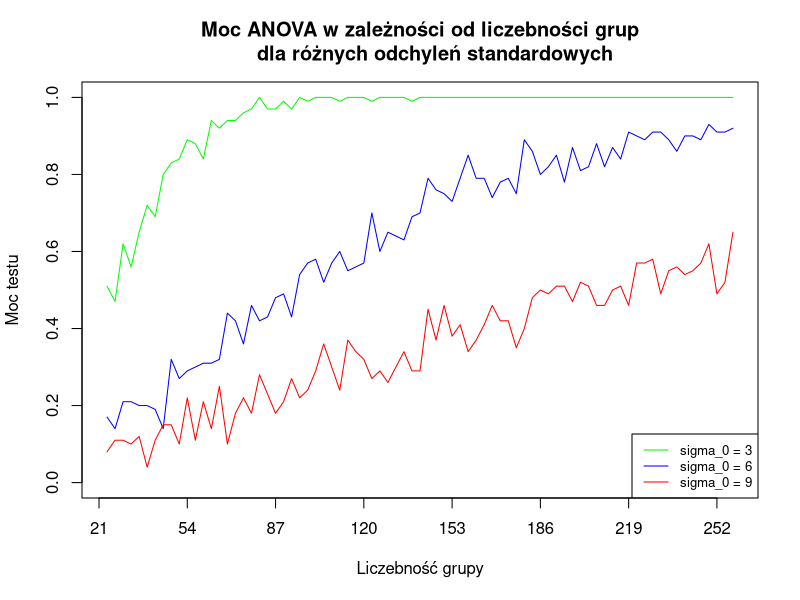
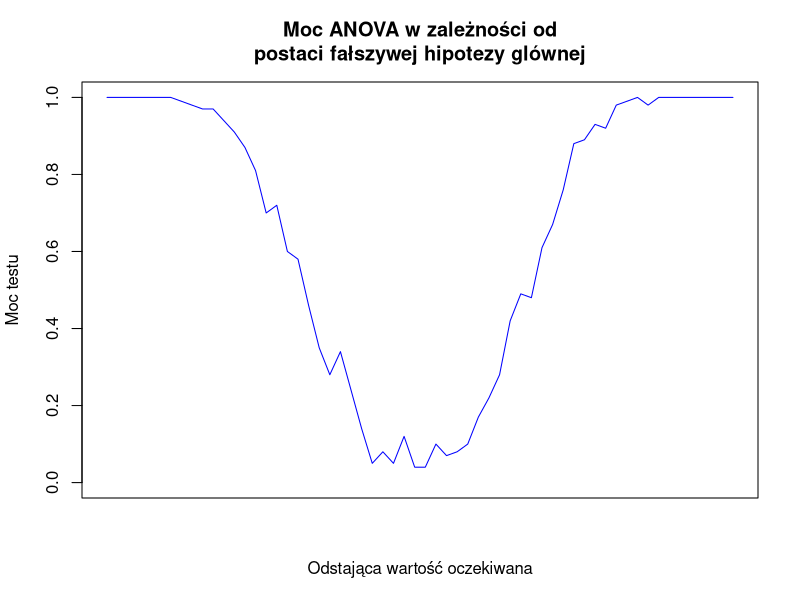

The R source for these figures, in order: (Note: a time limit stopped this script after it produced the figures.)
#1.Moc ANOVA w zależnosci od liczebnosci grup dla różnych odchylen standardowych
# (liczebnosc zmienia sie we wszystkich probkach jednoczesnie):

# Odchylenie standardowe = 6
liczba_danych<-seq(21,255,3)
wektor=NULL
odsetek1=NULL
for(j in 1:79){
  for(i in 1:100){
    test1<-data.frame(
      wartosci1<-rnorm(liczba_danych[j],1,6),
      grupy1<-c("A")
    )
    test2<-data.frame(
      wartosci2<-rnorm(liczba_danych[j],2,6),
      grupy2<-c("B")
    )
    test3<-data.frame(
      wartosci3<-rnorm(liczba_danych[j],3,6),
      grupy3<-c("C")
    )
    
    colnames(test1)<-c("wartosci","grupy")
    colnames(test2)<-c("wartosci","grupy")
    colnames(test3)<-c("wartosci","grupy")
    
    test<-rbind(test1,test2,test3)
    
    anova_results<-aov(wartosci ~ grupy, data = test)
    wynik<-summary(anova_results)
    wektor[i]<-wynik[[1]]$`Pr(>F)`[1]
  }
  odsetek1[j] <- mean(wektor<0.05)
}
plot(odsetek1, type = "l", col="blue", xlab = "Liczebność grupy", ylab = "Moc testu",
     main = "Moc ANOVA w zależności od liczebności grup
     dla różnych odchyleń standardowych",xaxt = "n", ylim=c(0,1))

# Odchylenie standardowe = 3
wektor=NULL
odsetek2=NULL
for(j in 1:79){
  for(i in 1:100){
    test1<-data.frame(
      wartosci1<-rnorm(liczba_danych[j],1,3),
      grupy1<-c("A")
    )
    test2<-data.frame(
      wartosci2<-rnorm(liczba_danych[j],2,3),
      grupy2<-c("B")
    )
    test3<-data.frame(
      wartosci3<-rnorm(liczba_danych[j],3,3),
      grupy3<-c("C")
    )
    
    colnames(test1)<-c("wartosci","grupy")
    colnames(test2)<-c("wartosci","grupy")
    colnames(test3)<-c("wartosci","grupy")
    
    
    test<-rbind(test1,test2,test3)
    
    anova_results<-aov(wartosci ~ grupy, data = test)
    wynik<-summary(anova_results)
    wektor[i]<-wynik[[1]]$`Pr(>F)`[1]
  }
  odsetek2[j] <- mean(wektor<0.05)
}
lines(odsetek2, col = "green")

# Odchylenie standardowe = 9
wektor=NULL
odsetek3=NULL
for(j in 1:79){
  for(i in 1:100){
    test1<-data.frame(
      wartosci1<-rnorm(liczba_danych[j],1,9),
      grupy1<-c("A")
    )
    test2<-data.frame(
      wartosci2<-rnorm(liczba_danych[j],2,9),
      grupy2<-c("B")
    )
    test3<-data.frame(
      wartosci3<-rnorm(liczba_danych[j],3,9),
      grupy3<-c("C")
    )
    
    colnames(test1)<-c("wartosci","grupy")
    colnames(test2)<-c("wartosci","grupy")
    colnames(test3)<-c("wartosci","grupy")
    
    test<-rbind(test1,test2,test3)
    
    anova_results<-aov(wartosci ~ grupy, data = test)
    wynik<-summary(anova_results)
    wektor[i]<-wynik[[1]]$`Pr(>F)`[1]
  }
  odsetek3[j] <- mean(wektor<0.05)
}
lines(odsetek3, col = "red")
legend("bottomright",legend=c("sigma_0 = 3", "sigma_0 = 6","sigma_0 = 9"),
       col=c("green","blue","red"), lty=1, cex=0.8)
axis(1,at = seq(0,79,11),labels = c(21,liczba_danych[12],liczba_danych[23],liczba_danych[34],liczba_danych[45],liczba_danych[56],liczba_danych[67],liczba_danych[78]))



#2.Moc ANOVA w zależnosci od postaci falszywej hipotezy glownej 
#(wartosci oczekiwane zmieniaja sie w jednej grupie):

# Odchylenie standardowe = 6
srednie <- c(seq(0.1,6.1,0.1))
wektor=NULL
odsetek4=NULL
for(j in 1:60){
  for(i in 1:100){
    test1<-data.frame(
      wartosci1<-rnorm(255,3,6),
      grupy1<-c("A")
    )
    test2<-data.frame(
      wartosci2<-rnorm(255,3,6),
      grupy2<-c("B")
    )
    test3<-data.frame(
      wartosci3<-rnorm(255,srednie[j],6),
      grupy3<-c("C")
    )
    
    colnames(test1)<-c("wartosci","grupy")
    colnames(test2)<-c("wartosci","grupy")
    colnames(test3)<-c("wartosci","grupy")
    
    
    test<-rbind(test1,test2,test3)
    
    anova_results<-aov(wartosci ~ grupy, data = test)
    wynik<-summary(anova_results)
    wektor[i]<-wynik[[1]]$`Pr(>F)`[1]
  }
  odsetek4[j] <- mean(wektor<0.05)
}
plot(odsetek4, type = "l", col="blue", xlab = "Odstająca wartość oczekiwana", ylab = "Moc testu",
     main = "Moc ANOVA w zależności od\npostaci fałszywej hipotezy glównej",xaxt = "n", ylim=c(0,1))

# Odchylenie standardowe = 9
wektor=NULL
odsetek5=NULL
for(j in 1:60){
  for(i in 1:100){
    test1<-data.frame(
      wartosci1<-rnorm(255,3,9),
      grupy1<-c("A")
    )
    test2<-data.frame(
      wartosci2<-rnorm(255,3,9),
      grupy2<-c("B")
    )
    test3<-data.frame(
      wartosci3<-rnorm(255,srednie[j],9),
      grupy3<-c("C")
    )
    
    colnames(test1)<-c("wartosci","grupy")
    colnames(test2)<-c("wartosci","grupy")
    colnames(test3)<-c("wartosci","grupy")
    
    test<-rbind(test1,test2,test3)
    
    anova_results<-aov(wartosci ~ grupy, data = test)
    wynik<-summary(anova_results)
    wektor[i]<-wynik[[1]]$`Pr(>F)`[1]
  }
  odsetek5[j] <- mean(wektor<0.05)
}

lines(odsetek5, col = "red")

# Odchylenie standardowe = 3
wektor=NULL
odsetek6=NULL
for(j in 1:60){
  for(i in 1:100){
    test1<-data.frame(
      wartosci1<-rnorm(255,3,3),
      grupy1<-c("A")
    )
    test2<-data.frame(
      wartosci2<-rnorm(255,3,3),
      grupy2<-c("B")
    )
    test3<-data.frame(
      wartosci3<-rnorm(255,srednie[j],3),
      grupy3<-c("C")
    )
    
    colnames(test1)<-c("wartosci","grupy")
    colnames(test2)<-c("wartosci","grupy")
    colnames(test3)<-c("wartosci","grupy")
    
    test<-rbind(test1,test2,test3)
    
    anova_results<-aov(wartosci ~ grupy, data = test)
    wynik<-summary(anova_results)
    wektor[i]<-wynik[[1]]$`Pr(>F)`[1]
  }
  odsetek6[j] <- mean(wektor<0.05)
}
lines(odsetek6, col = "green")
legend("bottomright",legend=c("sigma_0 = 3", "sigma_0 = 6","sigma_0 = 9"),
       col=c("green","blue","red"), lty=1, cex=0.8)
axis(1,at = seq(0,60,10),labels = c(0,srednie[10],srednie[20],srednie[30],srednie[40],srednie[50],srednie[60]))


#3.Moc testu Kruskala-Wallisa w zależnosci od liczebnosci grup dla różnych odchylen standardowych
# (liczebnosc zmienia sie we wszystkich probkach jednoczesnie):

# Odchylenie standardowe = 6
liczba_danych<-seq(21,255,3)
wektor=NULL
odsetek7=NULL
for(j in 1:79){
  for(i in 1:100){
    test1<-data.frame(
      wartosci1<-rnorm(liczba_danych[j],1,6),
      grupy1<-c("A")
    )
    test2<-data.frame(
      wartosci2<-rnorm(liczba_danych[j],2,6),
      grupy2<-c("B")
    )
    test3<-data.frame(
      wartosci3<-rnorm(liczba_danych[j],3,6),
      grupy3<-c("C")
    )
    
    colnames(test1)<-c("wartosci","grupy")
    colnames(test2)<-c("wartosci","grupy")
    colnames(test3)<-c("wartosci","grupy")
    
    test<-rbind(test1,test2,test3)
    
    results<-kruskal.test(wartosci ~ grupy, data = test)
    wektor[i]<-results$p.value
  }
  odsetek7[j] <- mean(wektor<0.05)
}
plot(odsetek7, type = "l", col="blue", xlab = "Liczebność próbki", ylab = "Moc testu",
     main = "Moc testu Kruskala-Walisa\n w zależnosci od liczebności próbek 
     dla różnych odchyleń standardowych",xaxt = "n", ylim=c(0,1))

# Odchylenie standardowe = 3
wektor=NULL
odsetek8=NULL
for(j in 1:79){
  for(i in 1:100){
    test1<-data.frame(
      wartosci1<-rnorm(liczba_danych[j],1,3),
      grupy1<-c("A")
    )
    test2<-data.frame(
      wartosci2<-rnorm(liczba_danych[j],2,3),
      grupy2<-c("B")
    )
    test3<-data.frame(
      wartosci3<-rnorm(liczba_danych[j],3,3),
      grupy3<-c("C")
    )
    
    colnames(test1)<-c("wartosci","grupy")
    colnames(test2)<-c("wartosci","grupy")
    colnames(test3)<-c("wartosci","grupy")
    
    
    test<-rbind(test1,test2,test3)
    
    results<-kruskal.test(wartosci ~ grupy, data = test)
    wektor[i]<-results$p.value
  }
  odsetek8[j] <- mean(wektor<0.05)
}
lines(odsetek8, col = "green")

# Odchylenie standardowe = 9
wektor=NULL
odsetek9=NULL
for(j in 1:79){
  for(i in 1:100){
    test1<-data.frame(
      wartosci1<-rnorm(liczba_danych[j],1,9),
      grupy1<-c("A")
    )
    test2<-data.frame(
      wartosci2<-rnorm(liczba_danych[j],2,9),
      grupy2<-c("B")
    )
    test3<-data.frame(
      wartosci3<-rnorm(liczba_danych[j],3,9),
      grupy3<-c("C")
    )
    
    colnames(test1)<-c("wartosci","grupy")
    colnames(test2)<-c("wartosci","grupy")
    colnames(test3)<-c("wartosci","grupy")
    
    
    test<-rbind(test1,test2,test3)
    
    results<-kruskal.test(wartosci ~ grupy, data = test)
    wektor[i]<-results$p.value
  }
  odsetek9[j] <- mean(wektor<0.05)
}
lines(odsetek9, col = "red")
legend("bottomright",legend=c("sigma_0 = 3", "sigma_0 = 6","sigma_0 = 9"),
       col=c("green","blue","red"), lty=1, cex=0.8)
axis(1,at = seq(0,79,11),labels = c(21,liczba_danych[12],liczba_danych[23],liczba_danych[34],liczba_danych[45],liczba_danych[56],liczba_danych[67],liczba_danych[78]))


#4.Moc testu Kruskala-Wallisa w zależnosci od postaci falszywej hipotezy glownej:
#(wartosci oczekiwane zmieniaja sie w jednej grupie):

# Odchylenie standardowe = 6
srednie <- c(seq(0.1,6.1,0.1))
wektor=NULL
odsetek10=NULL
for(j in 1:60){
  for(i in 1:100){
    test1<-data.frame(
      wartosci1<-rnorm(255,3,6),
      grupy1<-c("A")
    )
    test2<-data.frame(
      wartosci2<-rnorm(255,3,6),
      grupy2<-c("B")
    )
    test3<-data.frame(
      wartosci3<-rnorm(255,srednie[j],6),
      grupy3<-c("C")
    )
    
    colnames(test1)<-c("wartosci","grupy")
    colnames(test2)<-c("wartosci","grupy")
    colnames(test3)<-c("wartosci","grupy")
    
    test<-rbind(test1,test2,test3)
    
    results<-kruskal.test(wartosci ~ grupy, data =test)
    wektor[i]<-results$p.value
  }
  odsetek10[j] <- mean(wektor<0.05)
}
plot(odsetek10, type = "l", col="blue", xlab = "Odstająca wartość oczekiwana", ylab = "Moc testu",
     main = "Moc testu Kruskala-Wallisa w zależności od\npostaci fałszywej hipotezy głównej",xaxt = "n", ylim=c(0,1))

# Odchylenie standardowe = 3
wektor=NULL
odsetek11=NULL
for(j in 1:60){
  for(i in 1:100){
    test1<-data.frame(
      wartosci1<-rnorm(255,3,3),
      grupy1<-c("A")
    )
    test2<-data.frame(
      wartosci2<-rnorm(255,3,3),
      grupy2<-c("B")
    )
    test3<-data.frame(
      wartosci3<-rnorm(255,srednie[j],3),
      grupy3<-c("C")
    )
    
    colnames(test1)<-c("wartosci","grupy")
    colnames(test2)<-c("wartosci","grupy")
    colnames(test3)<-c("wartosci","grupy")
    
    
    test<-rbind(test1,test2,test3)
    
    results<-kruskal.test(wartosci ~ grupy, data = test)
    wektor[i]<-results$p.value
  }
  odsetek11[j] <- mean(wektor<0.05)
}

lines(odsetek11, col = "green")

# Odchylenie standardowe = 9
wektor=NULL
odsetek12=NULL
for(j in 1:60){
  for(i in 1:100){
    test1<-data.frame(
      wartosci1<-rnorm(255,3,9),
      grupy1<-c("A")
    )
    test2<-data.frame(
      wartosci2<-rnorm(255,3,9),
      grupy2<-c("B")
    )
    test3<-data.frame(
      wartosci3<-rnorm(255,srednie[j],9),
      grupy3<-c("C")
    )
    
    colnames(test1)<-c("wartosci","grupy")
    colnames(test2)<-c("wartosci","grupy")
    colnames(test3)<-c("wartosci","grupy")
    
    test<-rbind(test1,test2,test3)
    
    results<-kruskal.test(wartosci ~ grupy, data = test)
    wektor[i]<-results$p.value
  }
  odsetek12[j] <- mean(wektor<0.05)
}
lines(odsetek12, col = "red")
legend("bottomright",legend=c("sigma_0 = 3", "sigma_0 = 6","sigma_0 = 9"),
       col=c("green","blue","red"), lty=1, cex=0.8)
axis(1,at = seq(0,60,10),labels = c(0,srednie[10],srednie[20],srednie[30],srednie[40],srednie[50],srednie[60]))


#5.Moc ANOVA w zależnosci od postaci falszywej hipotezy glownej
#(wartosci oczekiwane zmieniaja sie w dwóch grupach):

# Odchylenie standardowe = 6

srednie <- c(seq(0.1,6.1,0.1))
srednie2 <- c(seq(1.1,7.1,0.1))
wektor=NULL
odsetek13=NULL
for(j in 1:60){
  for(i in 1:100){
    test1<-data.frame(
      wartosci1<-rnorm(255,3,6),
      grupy1<-c("A")
    )
    test2<-data.frame(
      wartosci2<-rnorm(255,srednie[j],6),
      grupy2<-c("B")
    )
    test3<-data.frame(
      wartosci3<-rnorm(255,srednie[j],6),
      grupy3<-c("C")
    )
    
    colnames(test1)<-c("wartosci","grupy")
    colnames(test2)<-c("wartosci","grupy")
    colnames(test3)<-c("wartosci","grupy")
    
    test<-rbind(test1,test2,test3)
    
    anova_results<-aov(wartosci ~ grupy, data = test)
    wynik<-summary(anova_results)
    wektor[i]<-wynik[[1]]$`Pr(>F)`[1]
  }
  odsetek13[j] <- mean(wektor<0.05)
}
plot(odsetek13, type = "l", col="blue", xlab = "Odstająca wartość oczekiwana", ylab = "Moc testu",
     main = "Moc ANOVA w zależności od\npostaci fałszywej hipotezy glównej",xaxt = "n", ylim=c(0,1))

# Odchylenie standardowe = 9
wektor=NULL
odsetek14=NULL
for(j in 1:60){
  for(i in 1:100){
    test1<-data.frame(
      wartosci1<-rnorm(255,3,9),
      grupy1<-c("A")
    )
    test2<-data.frame(
      wartosci2<-rnorm(255,srednie[j],9),
      grupy2<-c("B")
    )
    test3<-data.frame(
      wartosci3<-rnorm(255,srednie[j],9),
      grupy3<-c("C")
    )
    
    colnames(test1)<-c("wartosci","grupy")
    colnames(test2)<-c("wartosci","grupy")
    colnames(test3)<-c("wartosci","grupy")
    
    
    test<-rbind(test1,test2,test3)
    
    anova_results<-aov(wartosci ~ grupy, data = test)
    wynik<-summary(anova_results)
    wektor[i]<-wynik[[1]]$`Pr(>F)`[1]
  }
  odsetek14[j] <- mean(wektor<0.05)
}

lines(odsetek14, col = "red")

# Odchylenie standardowe = 3
wektor=NULL
odsetek15=NULL
for(j in 1:60){
  for(i in 1:100){
    test1<-data.frame(
      wartosci1<-rnorm(255,3,3),
      grupy1<-c("A")
    )
    test2<-data.frame(
      wartosci2<-rnorm(255,srednie[j],3),
      grupy2<-c("B")
    )
    test3<-data.frame(
      wartosci3<-rnorm(255,srednie[j],3),
      grupy3<-c("C")
    )
    
    colnames(test1)<-c("wartosci","grupy")
    colnames(test2)<-c("wartosci","grupy")
    colnames(test3)<-c("wartosci","grupy")
    
    
    test<-rbind(test1,test2,test3)
    
    anova_results<-aov(wartosci ~ grupy, data = test)
    wynik<-summary(anova_results)
    wektor[i]<-wynik[[1]]$`Pr(>F)`[1]
  }
  odsetek15[j] <- mean(wektor<0.05)
}
lines(odsetek15, col = "green")
legend("bottomright",legend=c("sigma_0 = 3", "sigma_0 = 6","sigma_0 = 9"),
       col=c("green","blue","red"), lty=1, cex=0.8)
axis(1,at = seq(0,60,10),labels = c(0,srednie[10],srednie[20],srednie[30],srednie[40],srednie[50],srednie[60]))

#6.Moc testu Kruskala-Wallisa w zależnosci od postaci falszywej hipotezy glownej
#(wartosci oczekiwane zmieniaja sie w dwóch grupach):

srednie <- c(seq(0.1,6.1,0.1))
wektor=NULL

# Odchylenie standardowe = 6
odsetek16=NULL
for(j in 1:60){
  for(i in 1:100){
    test1<-data.frame(
      wartosci1<-rnorm(255,3,6),
      grupy1<-c("A")
    )
    test2<-data.frame(
      wartosci2<-rnorm(255,srednie[j],6),
      grupy2<-c("B")
    )
    test3<-data.frame(
      wartosci3<-rnorm(255,srednie[j],6),
      grupy3<-c("C")
    )
    
    colnames(test1)<-c("wartosci","grupy")
    colnames(test2)<-c("wartosci","grupy")
    colnames(test3)<-c("wartosci","grupy")
    
    test<-rbind(test1,test2,test3)
    
    results<-kruskal.test(wartosci ~ grupy, data =test)
    wektor[i]<-results$p.value
  }
  odsetek16[j] <- mean(wektor<0.05)
}
plot(odsetek16, type = "l", col="blue", xlab = "Odstająca wartość oczekiwana", ylab = "Moc testu",
     main = "Moc testu Kruskala-Wallisa w zależności od\npostaci fałszywej hipotezy glównej",xaxt = "n", ylim=c(0,1))

# Odchylenie standardowe = 3
wektor=NULL
odsetek17=NULL
for(j in 1:60){
  for(i in 1:100){
    test1<-data.frame(
      wartosci1<-rnorm(255,3,3),
      grupy1<-c("A")
    )
    test2<-data.frame(
      wartosci2<-rnorm(255,srednie[j],3),
      grupy2<-c("B")
    )
    test3<-data.frame(
      wartosci3<-rnorm(255,srednie[j],3),
      grupy3<-c("C")
    )
    
    colnames(test1)<-c("wartosci","grupy")
    colnames(test2)<-c("wartosci","grupy")
    colnames(test3)<-c("wartosci","grupy")
    
    
    test<-rbind(test1,test2,test3)
    
    results<-kruskal.test(wartosci ~ grupy, data = test)
    wektor[i]<-results$p.value
  }
  odsetek17[j] <- mean(wektor<0.05)
}

lines(odsetek17, col = "green")

# Odchylenie standardowe = 9
wektor=NULL
odsetek18=NULL
for(j in 1:60){
  for(i in 1:100){
    test1<-data.frame(
      wartosci1<-rnorm(255,3,9),
      grupy1<-c("A")
    )
    test2<-data.frame(
      wartosci2<-rnorm(255,srednie[j],9),
      grupy2<-c("B")
    )
    test3<-data.frame(
      wartosci3<-rnorm(255,srednie[j],9),
      grupy3<-c("C")
    )
    
    colnames(test1)<-c("wartosci","grupy")
    colnames(test2)<-c("wartosci","grupy")
    colnames(test3)<-c("wartosci","grupy")
    
    test<-rbind(test1,test2,test3)
    
    results<-kruskal.test(wartosci ~ grupy, data = test)
    wektor[i]<-results$p.value
  }
  odsetek18[j] <- mean(wektor<0.05)
}
lines(odsetek18, col = "red")
legend("bottomright",legend=c("sigma_0 = 3", "sigma_0 = 6","sigma_0 = 9"),
       col=c("green","blue","red"), lty=1, cex=0.8)
axis(1,at = seq(0,60,10),labels = c(0,srednie[10],srednie[20],srednie[30],srednie[40],srednie[50],srednie[60]))

#Porównanie mocy testow ANOVA i Kruskala-Wallisa w zależnosci od liczebnosci grup

plot(odsetek1, type = "l", col="blue", xlab = "Liczebność próbki", ylab = "Moc testu",
     main = "Porównanie mocy testów ANOVA i Kruskala-Wallisa\nw zależnosci od liczebnosci próbek\nsigma_0 = 6",xaxt = "n", ylim=c(0,1))
lines(odsetek7, col = "red")
legend("bottomright",legend=c("ANOVA", "Kruskal-Wallis"),
       col=c("blue","red"), lty=1, cex=0.8)
axis(1,at = seq(0,79,11),labels = c(21,liczba_danych[12],liczba_danych[23],liczba_danych[34],liczba_danych[45],liczba_danych[56],liczba_danych[67],liczba_danych[78]))

#Porównanie mocy testow ANOVA i Kruskala-Wallisa w zależnosci od postaci falszywej hipotezy glownej (zmiana w jednej grupie)

plot(odsetek4, type = "l", col="blue", xlab = "Odstająca wartość oczekiwana", ylab = "Moc testu",
     main = "Porównanie mocy testów ANOVA i Kruskala-Wallisa\nw zależności od postaci fałszywej hipotezy glównej\nsigma_0 = 6",xaxt = "n", ylim=c(0,1))
lines(odsetek10, col = "red")
legend("bottomright",legend=c("ANOVA", "Kruskal-Wallis"),
       col=c("blue","red"), lty=1, cex=0.8)
axis(1,at = seq(0,60,10),labels = c(0,srednie[10],srednie[20],srednie[30],srednie[40],srednie[50],srednie[60]))

#Porównanie mocy testow ANOVA i Kruskala-Wallisa w zależnosci od postaci falszywej hipotezy glownej (zmiana w dwóch grupach)

plot(odsetek13, type = "l", col="blue", xlab = "Odstająca wartość oczekiwana", ylab = "Moc testu",
     main = "Porównanie mocy testów ANOVA i Kruskala-Wallisa\nw zależności od postaci fałszywej hipotezy glównej\nsigma_0 = 6",xaxt = "n", ylim=c(0,1))
lines(odsetek16, col = "red")
legend("bottomright",legend=c("ANOVA", "Kruskal-Wallis"),
       col=c("blue","red"), lty=1, cex=0.8)
axis(1,at = seq(0,60,10),labels = c(0,srednie[10],srednie[20],srednie[30],srednie[40],srednie[50],srednie[60]))
